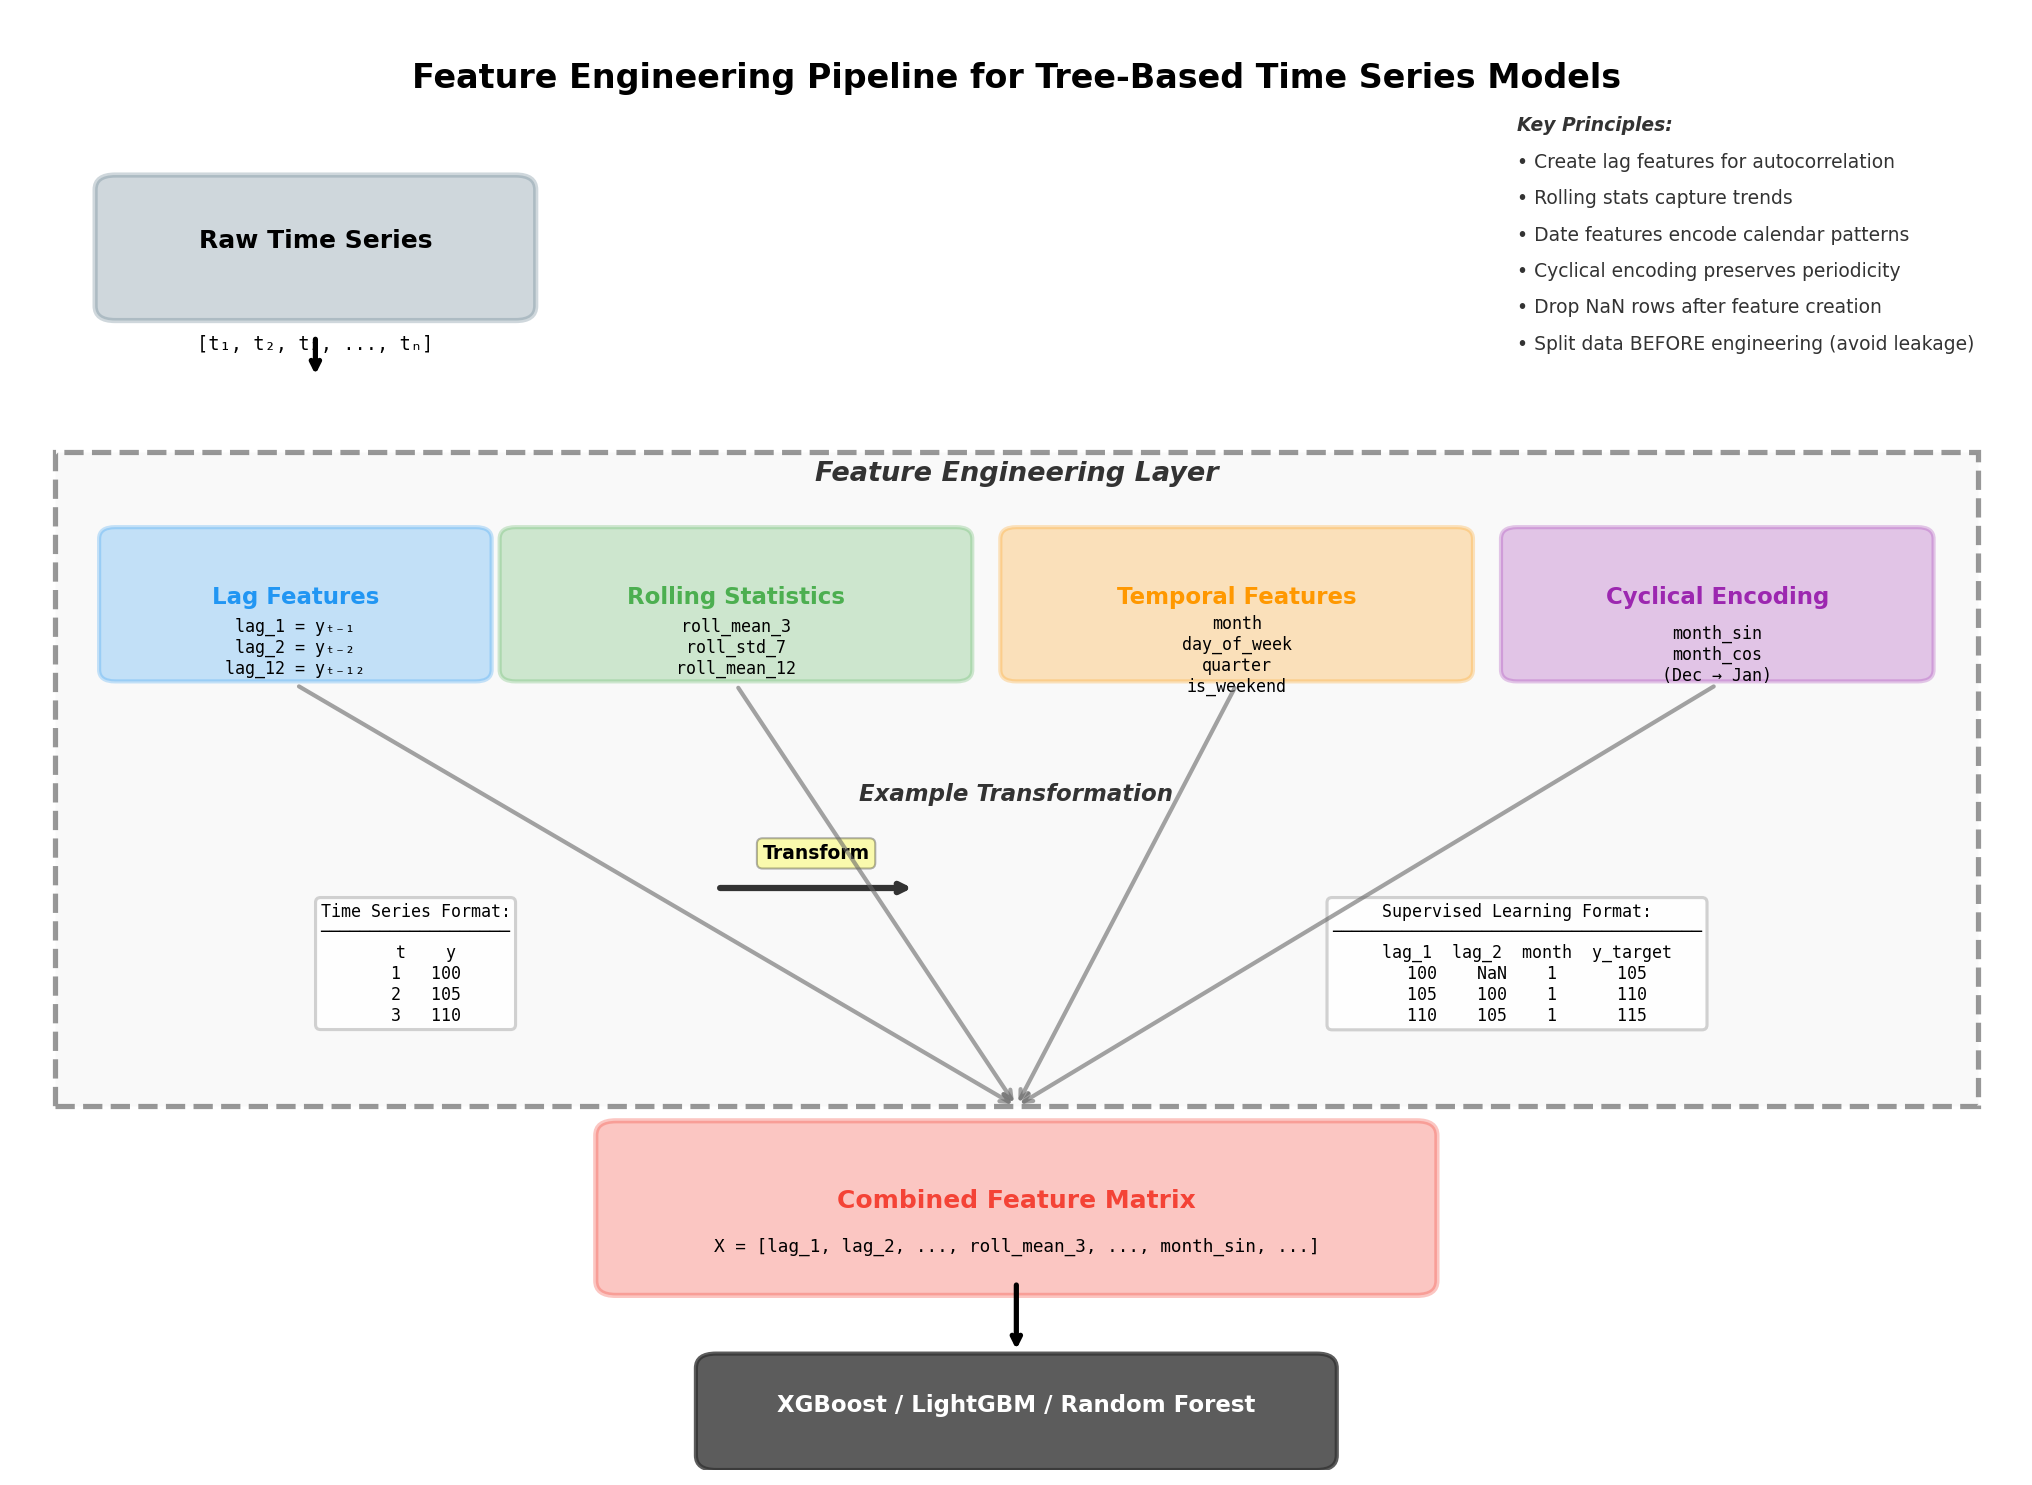

This figure's Python source:
"""
Feature engineering pipeline for time series with tree-based models
Shows transformation from time series to supervised learning
"""
import matplotlib.pyplot as plt
import matplotlib.patches as mpatches
from matplotlib.patches import FancyBboxPatch, FancyArrowPatch, Rectangle
import numpy as np

fig, ax = plt.subplots(1, 1, figsize=(14, 10))
ax.set_xlim(0, 10)
ax.set_ylim(0, 10)
ax.axis('off')

# Title
ax.text(5, 9.5, 'Feature Engineering Pipeline for Tree-Based Time Series Models',
        fontsize=16, fontweight='bold', ha='center')

# Colors
color_raw = '#607D8B'
color_lag = '#2196F3'
color_rolling = '#4CAF50'
color_temporal = '#FF9800'
color_cyclical = '#9C27B0'
color_final = '#F44336'

# Raw Time Series (top)
raw_box = FancyBboxPatch((0.5, 8), 2, 0.8, boxstyle="round,pad=0.1",
                         edgecolor=color_raw, facecolor=color_raw, alpha=0.3, linewidth=2.5)
ax.add_patch(raw_box)
ax.text(1.5, 8.4, 'Raw Time Series', fontsize=12, ha='center', fontweight='bold')
ax.text(1.5, 7.7, '[t₁, t₂, t₃, ..., tₙ]', fontsize=9, ha='center', family='monospace')

# Arrow down
ax.annotate('', xy=(1.5, 7.5), xytext=(1.5, 7.8),
            arrowprops=dict(arrowstyle='->', lw=2.5, color='black'))

# Feature Engineering Box (central)
feature_box = Rectangle((0.2, 2.5), 9.6, 4.5, edgecolor='#333333',
                        facecolor='#F5F5F5', alpha=0.5, linewidth=2.5, linestyle='--')
ax.add_patch(feature_box)
ax.text(5, 6.8, 'Feature Engineering Layer', fontsize=13, ha='center',
        fontweight='bold', style='italic', color='#333333')

# LAG FEATURES
y_lag = 5.5
lag_box = FancyBboxPatch((0.5, y_lag), 1.8, 0.9, boxstyle="round,pad=0.08",
                        edgecolor=color_lag, facecolor=color_lag, alpha=0.25, linewidth=2)
ax.add_patch(lag_box)
ax.text(1.4, y_lag + 0.45, 'Lag Features', fontsize=11, ha='center', fontweight='bold', color=color_lag)
lag_text = 'lag_1 = yₜ₋₁\nlag_2 = yₜ₋₂\nlag_12 = yₜ₋₁₂'
ax.text(1.4, y_lag + 0.15, lag_text, fontsize=8, ha='center', va='center', family='monospace')

# ROLLING STATISTICS
y_roll = 5.5
roll_box = FancyBboxPatch((2.5, y_roll), 2.2, 0.9, boxstyle="round,pad=0.08",
                         edgecolor=color_rolling, facecolor=color_rolling, alpha=0.25, linewidth=2)
ax.add_patch(roll_box)
ax.text(3.6, y_roll + 0.45, 'Rolling Statistics', fontsize=11, ha='center', fontweight='bold', color=color_rolling)
roll_text = 'roll_mean_3\nroll_std_7\nroll_mean_12'
ax.text(3.6, y_roll + 0.15, roll_text, fontsize=8, ha='center', va='center', family='monospace')

# TEMPORAL FEATURES
y_temp = 5.5
temp_box = FancyBboxPatch((5, y_temp), 2.2, 0.9, boxstyle="round,pad=0.08",
                         edgecolor=color_temporal, facecolor=color_temporal, alpha=0.25, linewidth=2)
ax.add_patch(temp_box)
ax.text(6.1, y_temp + 0.45, 'Temporal Features', fontsize=11, ha='center', fontweight='bold', color=color_temporal)
temp_text = 'month\nday_of_week\nquarter\nis_weekend'
ax.text(6.1, y_temp + 0.1, temp_text, fontsize=8, ha='center', va='center', family='monospace')

# CYCLICAL ENCODING
y_cyc = 5.5
cyc_box = FancyBboxPatch((7.5, y_cyc), 2, 0.9, boxstyle="round,pad=0.08",
                        edgecolor=color_cyclical, facecolor=color_cyclical, alpha=0.25, linewidth=2)
ax.add_patch(cyc_box)
ax.text(8.5, y_cyc + 0.45, 'Cyclical Encoding', fontsize=11, ha='center', fontweight='bold', color=color_cyclical)
cyc_text = 'month_sin\nmonth_cos\n(Dec → Jan)'
ax.text(8.5, y_cyc + 0.1, cyc_text, fontsize=8, ha='center', va='center', family='monospace')

# Example transformation in middle
y_example = 4.2
ax.text(5, y_example + 0.4, 'Example Transformation', fontsize=11, ha='center',
        fontweight='bold', style='italic', color='#333')

# Before table
before_text = (
    "Time Series Format:\n"
    "───────────────────\n"
    "  t    y\n"
    "  1   100\n"
    "  2   105\n"
    "  3   110"
)
ax.text(2, y_example - 0.3, before_text, fontsize=8, ha='center', va='top',
        family='monospace', bbox=dict(boxstyle='round', facecolor='white',
        edgecolor='#CCCCCC', linewidth=1.5, alpha=0.9))

# Arrow
ax.annotate('', xy=(4.5, y_example - 0.2), xytext=(3.5, y_example - 0.2),
            arrowprops=dict(arrowstyle='->', lw=3, color='#333'))
ax.text(4, y_example, 'Transform', fontsize=9, ha='center', fontweight='bold',
        bbox=dict(boxstyle='round', facecolor='yellow', alpha=0.3))

# After table
after_text = (
    "Supervised Learning Format:\n"
    "─────────────────────────────────────\n"
    "  lag_1  lag_2  month  y_target\n"
    "  100    NaN    1      105\n"
    "  105    100    1      110\n"
    "  110    105    1      115"
)
ax.text(7.5, y_example - 0.3, after_text, fontsize=8, ha='center', va='top',
        family='monospace', bbox=dict(boxstyle='round', facecolor='white',
        edgecolor='#CCCCCC', linewidth=1.5, alpha=0.9))

# Arrows from features to combined
for x in [1.4, 3.6, 6.1, 8.5]:
    ax.annotate('', xy=(5, 2.5), xytext=(x, y_lag - 0.1),
                arrowprops=dict(arrowstyle='->', lw=2, color='#666', alpha=0.6))

# Combined feature matrix
combined_box = FancyBboxPatch((3, 1.3), 4, 1, boxstyle="round,pad=0.1",
                            edgecolor=color_final, facecolor=color_final, alpha=0.3, linewidth=2.5)
ax.add_patch(combined_box)
ax.text(5, 1.8, 'Combined Feature Matrix', fontsize=12, ha='center', fontweight='bold', color=color_final)
matrix_text = 'X = [lag_1, lag_2, ..., roll_mean_3, ..., month_sin, ...]'
ax.text(5, 1.5, matrix_text, fontsize=8.5, ha='center', family='monospace')

# Arrow to model
ax.annotate('', xy=(5, 0.8), xytext=(5, 1.3),
            arrowprops=dict(arrowstyle='->', lw=2.5, color='black'))

# Model box
model_box = FancyBboxPatch((3.5, 0.1), 3, 0.6, boxstyle="round,pad=0.1",
                          edgecolor='#333', facecolor='#333', alpha=0.8, linewidth=2)
ax.add_patch(model_box)
ax.text(5, 0.4, 'XGBoost / LightGBM / Random Forest', fontsize=11, ha='center',
        fontweight='bold', color='white')

# Side notes
notes = [
    "Key Principles:",
    "• Create lag features for autocorrelation",
    "• Rolling stats capture trends",
    "• Date features encode calendar patterns",
    "• Cyclical encoding preserves periodicity",
    "• Drop NaN rows after feature creation",
    "• Split data BEFORE engineering (avoid leakage)"
]

y_note = 9.2
for i, note in enumerate(notes):
    style = 'italic' if i == 0 else 'normal'
    weight = 'bold' if i == 0 else 'normal'
    ax.text(7.5, y_note - i*0.25, note, fontsize=9, ha='left',
            style=style, fontweight=weight, color='#333')

plt.tight_layout()
plt.savefig('/home/chirag/ds-book/book/course-07-time-series/ch30-advanced-ts/diagrams/feature_engineering_pipeline.png',
            dpi=150, bbox_inches='tight', facecolor='white')
print("✓ Saved: feature_engineering_pipeline.png")
plt.close()
